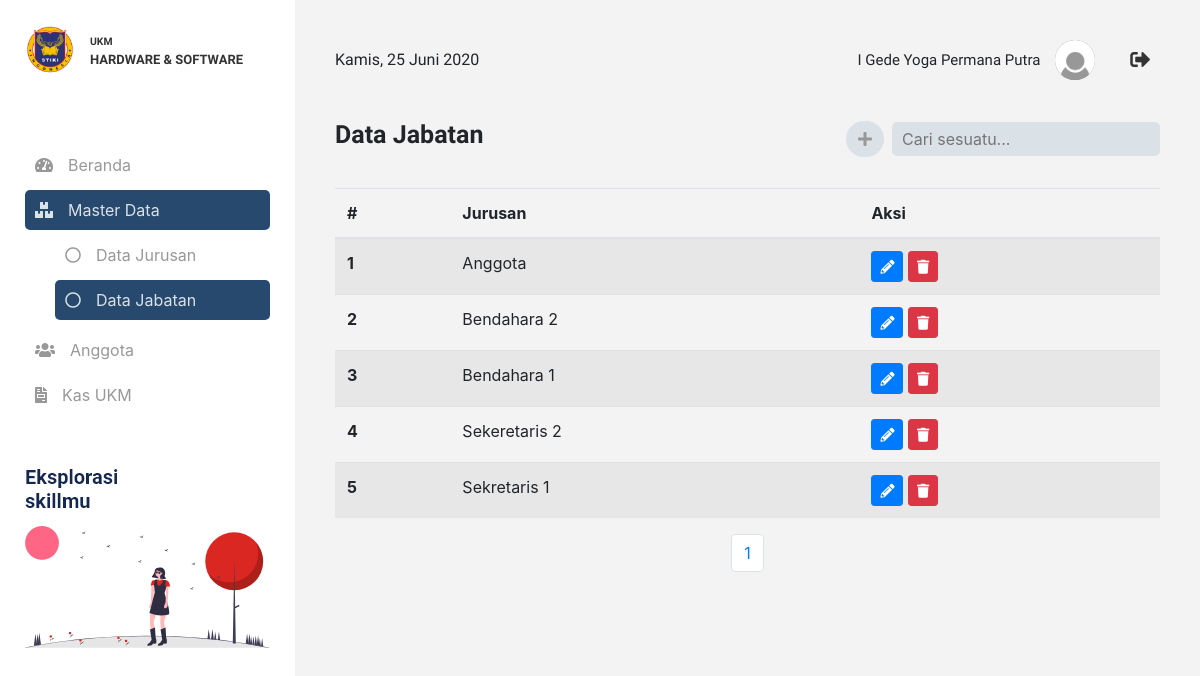
/jabatan/index.php (signed in), run on the app's committed database.
### tables this page shows
CREATE TABLE `jabatan` (
  `idJbtn` int(11) NOT NULL AUTO_INCREMENT,
  `namaJbtn` varchar(25) NOT NULL,
  PRIMARY KEY (`idJbtn`)
);

### config.php (called while the page is built, shortened)
<?php
	$base_url = "http://localhost/project/kasukmhs/";
 ?>

### jabatan/index.php (the view, shortened to what this page needs)
<?php
	include "../config.php";
	$menu = "Jabatan";
	include "../template/header.php";
	include "../template/sidebar.php";
	$search = "";
	$halaman = 5;
	$page  = isset($_GET['page'])? (int)$_GET["page"]:1;
	$mulai = ($page>1) ? ($page * $halaman) - $halaman : 0;
	$fetch = mysqli_query($conn , "SELECT * FROM jabatan ".$search." ORDER BY idJbtn DESC LIMIT $mulai, $halaman");
	$total = mysqli_num_rows($fetch);
	$pages = ceil($total/$halaman);
?>
<div class="data">
	<div class="title d-flex justify-content-between">
		<h3>Data <?= $menu ?></h3>
		<div class="d-flex align-items-center">
			<button class="btn btn-primary btn-radius" data-toggle="modal" data-target="#formTambah"><i class="fas fa-plus"></i></button>
			<div class="search ml-2">
				<form name="formSearch" method="get" acction="<?= $base_url ?>jurusan/index.php">
					<input type="text" name="search" placeholder="Cari sesuatu...">
				</form>
			</div>
		</div>
	</div>
	<table class="table table-striped">
	  <thead>
	    <tr>
	      <th scope="col">#</th>
	      <th scope="col">Jurusan</th>
	      <th scope="col">Aksi</th>
	    </tr>
	  </thead>
	  <tbody>
	    <?php
	    	if (mysqli_num_rows($fetch) > 0) :
	    		$no = 1;
	    		while($data = mysqli_fetch_array($fetch)) :
	    		?>
	    			<tr>
				      <th scope="row"><?= $no ?></th>
				      <td><?= $data['namaJbtn'] ?></td>
				      <td>
				      	<button class="btn btn-primary btn-sm" onclick="edit(<?= $data['idJbtn'] ?>)" data-toggle="modal" data-target="#formEdit"><i class="fas fa-pencil-alt"></i></button>
				      	<a class="btn btn-danger btn-sm" href="<?= $base_url ?>jabatan/proses/delete.php?id=<?= $data['idJbtn'] ?>"><i class="fas fa-trash"></i></a>
				      </td>
				    </tr>
	    		<?php
	    			$no++;
	    		endwhile;
	    	else :
	    ?>
			<tr>
				<td colspan="3"><p align="center">Data tidak ditemukan !</p></td>
			</tr>
	    <?php endif; ?>
	  </tbody>
	</table>
	<nav aria-label="...">
		<ul class="pagination justify-content-center">
			<?php
			for ($i=1; $i<=$pages ; $i++){ ?>
			 <li class="page-item <?= ($_GET['page'] == $i ) ? "active" : "" ?>"><a class="page-link" href="?<?= (isset($_GET['search'])) ? "search=".$_GET['search']."&" : "" ?>page=<?php echo $i; ?>"><?php echo $i; ?></a></li>
			 <?php } ?>
		</ul>
	</nav>
</div>
<?php include "../template/footer.php"; ?>

### public/css/style.css (style rules this page uses)
.data { padding: 40px; padding-top: 0px; }
.data .title { margin-bottom: 30px; }
.data .title h3 { font-size: 25px; font-family: 'bold'; }
.title .btn-radius { background-color: #DAE1E7; color: #989898; border-radius: 50px; border: none; }
.title .search input { padding: 5px 10px; border-radius: 5px; border: none; background-color: #DAE1E7; color: #989898; }

### data on the page
jabatan: namaJbtn "Anggota"
jabatan: namaJbtn "Bendahara 2"
jabatan: namaJbtn "Bendahara 1"
jabatan: namaJbtn "Sekeretaris 2"
jabatan: namaJbtn "Sekretaris 1"

### other printed values
$_SESSION['nama'] "I Gede Yoga Permana Putra"
$menu "Jabatan"
